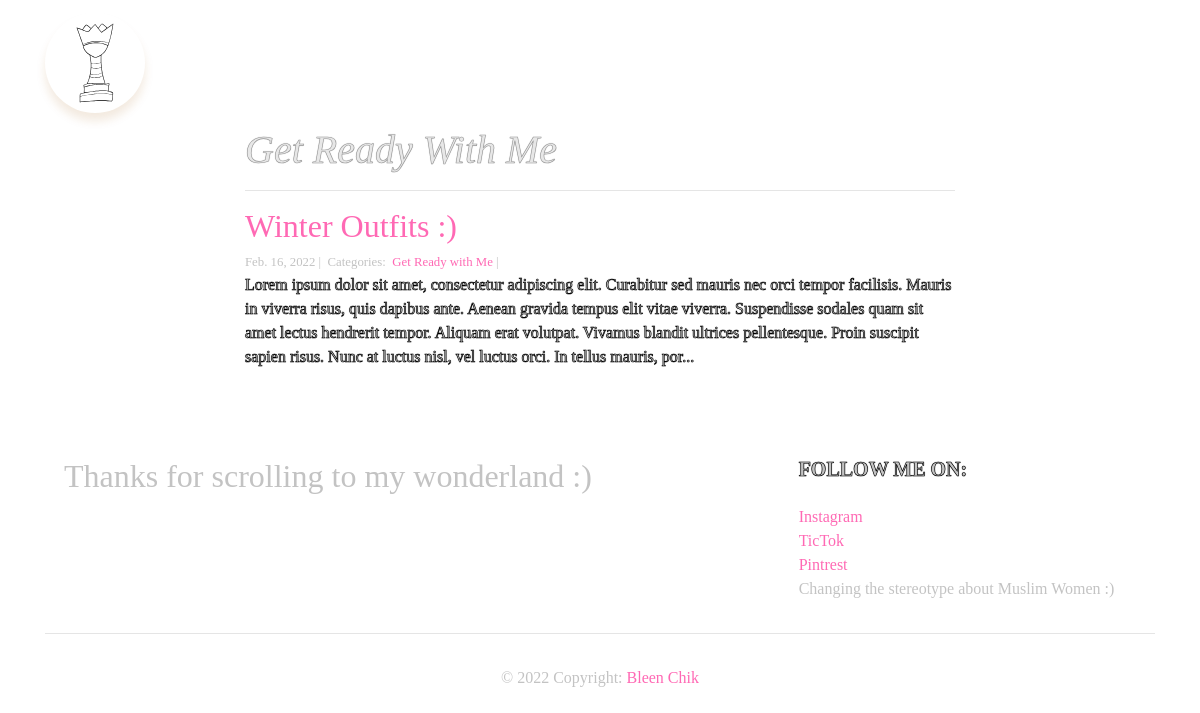
Screenshot of /blog/Get Ready with Me/ with the database file from the repository.
### blog/models.py (models this page shows)
class Category(models.Model):
    name = models.CharField(max_length=20)

class Post(models.Model):
    title = models.CharField(max_length=225)
    body = models.TextField()
    created_on = models.DateTimeField(auto_now_add=True)
    last_modified = models.DateTimeField(auto_now=True)
    categories = models.ManyToManyField('Category', related_name='posts')

### blog/views.py (the view)
# urls.py: path("<category>/", views.blog_category, name="blog_category"),
def blog_category(request, category):
    posts = Post.objects.filter(
        categories__name__contains=category
    ).order_by(
        '-created_on'
    )
    context = {
        "category": category,
        "posts": posts
    }
    return render(request, "blog_category.html", context)

### blog/templates/blog_category.html
{% extends "base.html" %}
{% block page_content %}
<div class="col-md-8 offset-md-2">
    <h1>{{ category | title }}</h1>
    <hr>
    {% for post in posts %}
        <h2><a class="ref" href="{% url 'blog_detail' post.pk%}">{{ post.title }}</a></h2>
        <small>
            {{ post.created_on.date }} |&nbsp;
            Categories:&nbsp;
            {% for category in post.categories.all %}
            <a class="ref" href="{% url 'blog_category' category.name %}"> {{ category.name }}</a> |&nbsp;
            {% endfor %}
        </small>
        <p>{{ post.body | slice:":400" }}...</p>
    {% endfor %}
</div>
{% endblock %}

### amina/static/css/styles.css (style rules this page uses)
h1 { color: #c3c3c3; opacity: 40%; Cursive;font-style: italic; text-shadow:0px 0px 1px #3a3a3a; -webkit-text-stroke: 0.6px black; }
.col-md-8 { color: #c3c3c3; }
p { color: #c3c3c3; text-shadow:0px 0px 1px #3a3a3a; -webkit-text-stroke: 0.6px black; }
.ref { color: hotpink !Important; }

### rows the page displays
Category: name "Get Ready With Me", name "Get Ready with Me"
Post: title "Winter Outfits :)", created_on "Feb. 16, 2022", body "Lorem ipsum dolor sit amet, consectetur adipiscing elit. Curabitur sed mauris nec orci tempor facilisis. Mauris in viverra risus, quis dapibus ante. Aenean gravida tempus elit vitae viverra. Suspendisse sodales quam sit amet lectus hendrerit tempor. Aliquam erat volutpat. Vivamus blandit ultrices pellentesque. Proin suscipit sapien risus. Nunc at luctus nisl, vel luctus orci. In tellus mauris, por"
